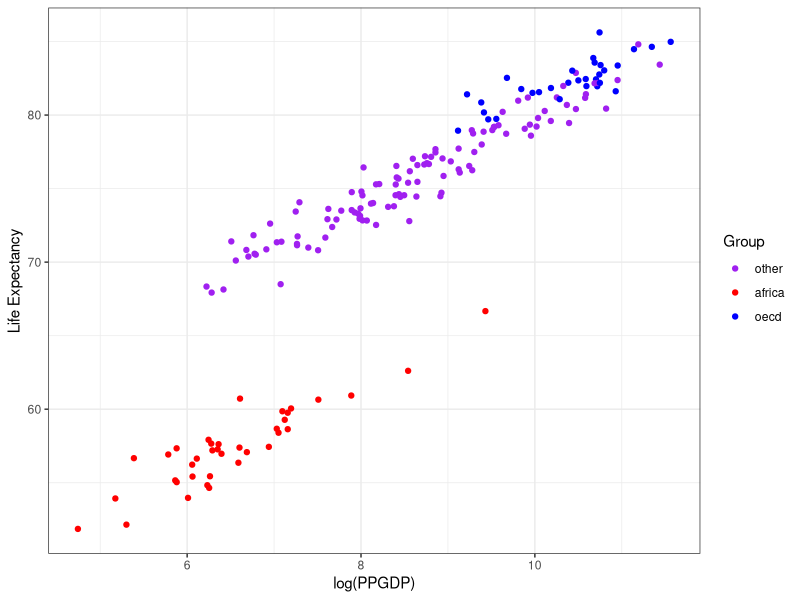
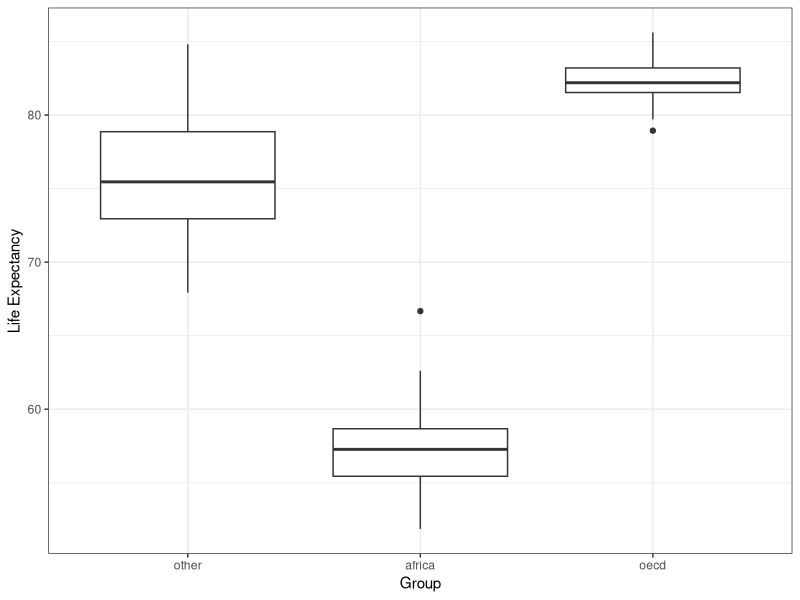
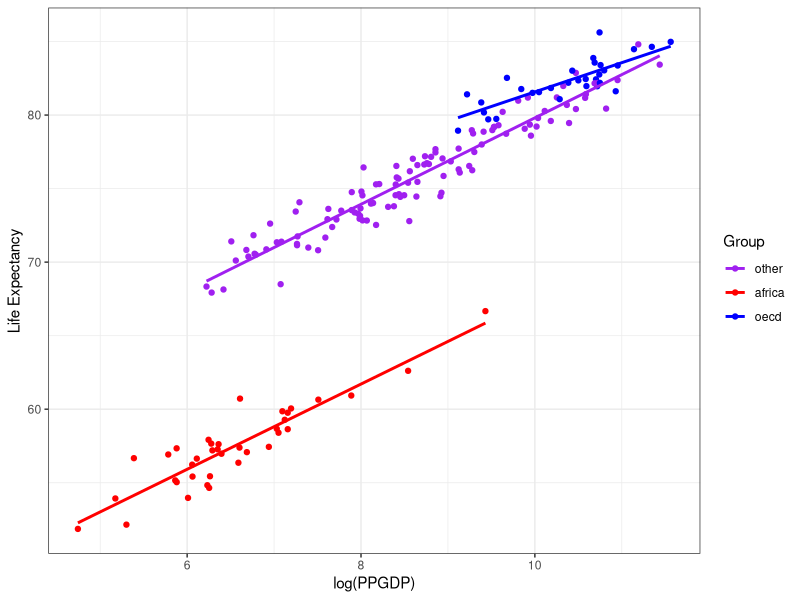

R code for these plots, in order:
## ---- chunk 1
knitr::opts_chunk$set(echo = FALSE)
knitr::opts_chunk$set(comment = "")
library(tidyverse)
library(MASS)
library(lmtest)
library(car)
library(gridExtra)
## ---- chunk 2

life_data <- read.table(file = "life.txt", header = TRUE, stringsAsFactors = TRUE)

life_data$Group <- relevel(life_data$Group, "other")
## ---- chunk 3
scatter <- ggplot(data = life_data, aes(x = log(life_data$PPGDP), y = life_data$LifeExp, group = interaction(life_data$Group))) + geom_point(aes(color = interaction(life_data$Group))) + xlab("log(PPGDP)") + ylab("Life Expectancy") + labs(color = "Group")+ scale_color_manual(values=c("Purple", "Red", "Blue")) +
  theme_bw()
## ---- chunk 4

box <- ggplot(life_data, aes(x = life_data$Group, y = life_data$LifeExp)) + geom_boxplot() +  ylab("Life Expectancy") + xlab("Group") + theme_bw() 
scatter
box
## ---- chunk 5
#Transformed slr with interactions
slr_transform <- lm(LifeExp ~ log(PPGDP) + Group + log(PPGDP)*Group, data = life_data)
summary(slr_transform)$coefficients
## ---- chunk 6
scatter + geom_smooth(method = lm, aes(color = interaction(life_data$Group)), se = FALSE)
## ---- chunk 7
# R-squared
r2 <- round(summary(slr_transform)$r.squared,4)
## ---- chunk 8
## Fit transformed model and verify 



# Cross validate
n.cv <- 500
n.test <- 27
bias <- rep(NA,n.cv)
rpmse <- rep(NA,n.cv)
coverage <- rep(NA,n.cv)
width <- rep(NA,n.cv)
for(cv in 1:n.cv){
  
  test.obs <- sample(nrow(life_data),n.test)
  test.set <- life_data[test.obs,]
  train.set <- life_data[-test.obs,]
  
  train.lm <- lm(LifeExp ~ log(PPGDP) + Group + log(PPGDP)*Group, data = train.set)
  
  test.preds <- predict.lm(train.lm,newdata=test.set,interval="prediction")
  
  bias[cv] <- mean(test.preds[,1]-test.set$LifeExp)
  rpmse[cv] <- sqrt(mean(test.preds[,1]-test.set$LifeExp)^2)
  coverage[cv] <- mean(test.set$LifeExp > test.preds[,2] & test.set$LifeExp < test.preds[,3])
  width[cv] <- mean(test.preds[,3]-test.preds[,2])
}

# bias.hist <- ggplot()+geom_histogram(aes(x=bias))+xlab('Bias')+ylab('Count')
# 
# rpmse.hist <- ggplot()+geom_histogram(aes(x=rpmse))+xlab('RPMSE')+ylab('Count')
# 
# coverage.hist <- ggplot()+geom_histogram(aes(x=coverage))+xlab('Coverage')+ylab('Count')
# 
# width.hist <- ggplot()+geom_histogram(aes(x=width/2))+xlab('Half Width')+ylab('Count')
# 
# grid.arrange(bias.hist,rpmse.hist,coverage.hist,width.hist,nrow=2)


## ---- chunk 9
#Cross-Validation statistics
bias_mean <- round(mean(bias),4)
rpmse_mean <- round(mean(rpmse),4)
coverage_mean <- mean(coverage)
width_mean <- mean(width)
## ---- chunk 10
#anova(slr_transform)
#summary(slr_transform)
summary(slr_transform)[10]
writeLines("p-value: 2.2e-16")
## ---- chunk 11
confint(slr_transform)
## ---- chunk 12
slr_reduced <- lm(LifeExp ~ log(PPGDP) + Group, data = life_data)
anova(slr_transform,slr_reduced)
